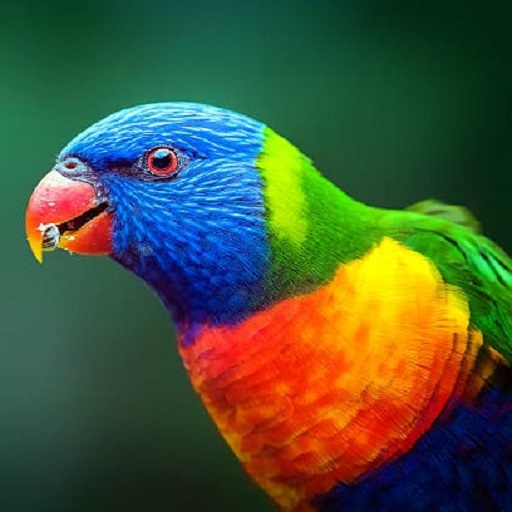
#> input picture Images/aaa.jpg, 512 x 512 px, found by its file name
$ python 'Lab_2(b).py'
#> lines starting #> are read from the running program, lines starting #| are printed output that depends on the picture
import cv2
import numpy as np
import matplotlib.pyplot as plt

def do_power_law(image, gamma):
    f_range = np.arange(0, 256)
    f_value = np.power(f_range, gamma)
    transformed_image = np.copy(image).astype(np.uint8)
    transformed_image = transformed_image/255.0


    # transformed_image = np.uint8(np.power(transformed_image, gamma) * 255)
    for i in range(image.shape[0]):
        for j in range(image.shape[1]):
            power_value = (transformed_image[i, j] ** gamma) * 255
            transformed_image[i, j] = np.uint8(power_value)
    return transformed_image, f_value, f_range


def do_inverse_log(image):
    log_image = np.copy(image).astype(np.uint8)
    log_image = log_image/255.0

    f_range = np.arange(0, 256)
    scalling_factor = 255.0 / np.log(1 + 255)
    print(scalling_factor)
    # for log operation
    # f_value = scalling_factor * np.log(1 + f_range)
    # log_image = np.uint8(scalling_factor * np.log(1 + log_image))

    # for inverse log operation
    f_value = (np.exp(f_range) ** (1/scalling_factor)) - 1
    log_image = np.uint8(np.exp(log_image*255) ** (1/scalling_factor) - 1)

    return log_image, f_value, f_range


img_path = 'Digital Image Processing/Images/aaa.jpg'
gray_image = cv2.imread(img_path,0)
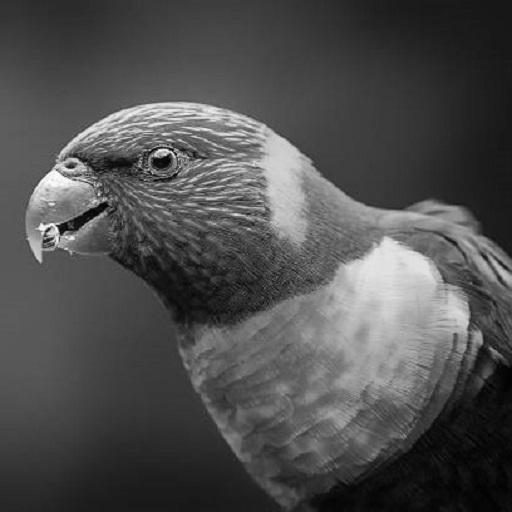
#> gray_image: shape (512, 512); min 1, max 255, mean 78.6


power = 1.5
power_law_image, f_value, f_range = do_power_law(gray_image, power)
#> after the loop in do_power_law, `for i in range(image.shape[0]):`:
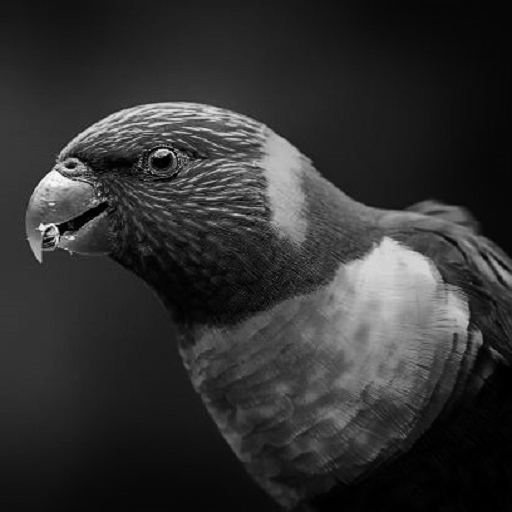
#> transformed_image: shape (512, 512) float64; min 0, max 255, mean 48.8
#> f_value = 256 values from 0 to 4072; f_range = 256 values from 0 to 255
log_image, log_f_value, log_f_range = do_inverse_log(gray_image)
#> in do_inverse_log, `log_image = np.uint8(np.exp(log_image*255) ** (1/scalling_factor) - 1)`:
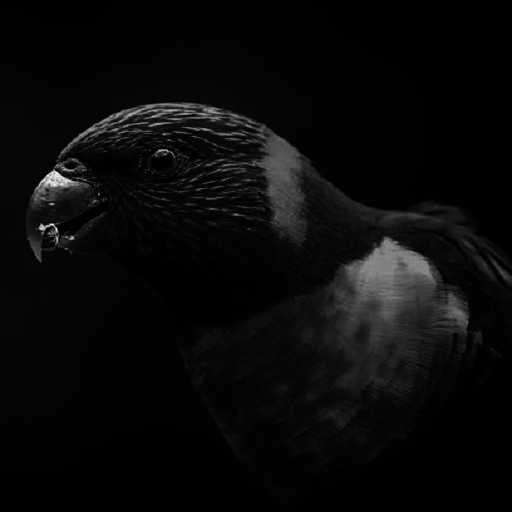
#> log_image: shape (512, 512); min 0, max 255, mean 9.8
#> log_f_value = 256 values from 0 to 255; log_f_range = 256 values from 0 to 255


plt.figure(figsize=(8, 7))
plt.subplot(3, 2, (1, 2))
plt.imshow(gray_image, cmap='gray')
plt.title('Original')
plt.subplot(3, 2, 3)
plt.plot(f_range, f_value)
plt.title(f'Transfer Function(power-{power})')
plt.subplot(3, 2, 4)
plt.imshow(power_law_image, cmap='gray')
plt.title('Transformed')
plt.subplot(3, 2, 5)
plt.plot(log_f_range, log_f_value)
plt.title('Transfer Function(inverse-log)')
plt.subplot(3, 2, 6)
plt.imshow(log_image, cmap='gray')
plt.title('Transformed')

plt.tight_layout()
plt.show()
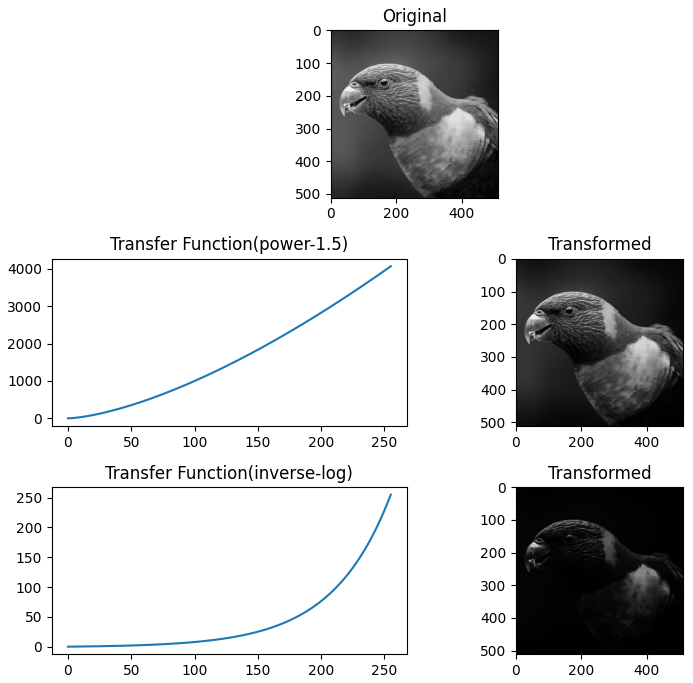
#> figure drawn by matplotlib, 5 panels; panel 2: curve peaks at x = 255, y = 4072; panel 4: curve peaks at x = 255, y = 255

$ run again, with Images/a.jpg copied over Images/aaa.jpg
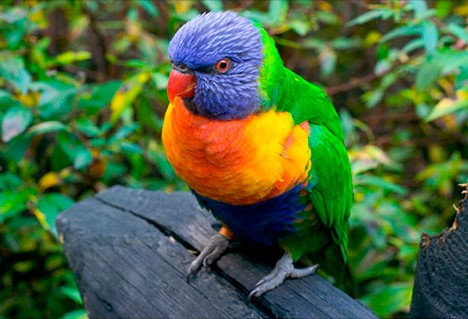
#> input picture Images/a.jpg, 468 x 319 px, found by its file name
#> after the loop in do_power_law, `for i in range(image.shape[0]):`:
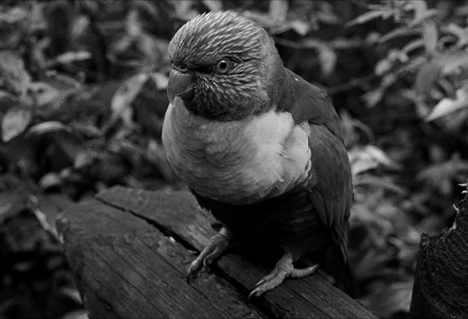
#> transformed_image: shape (319, 468) float64; min 0, max 241, mean 57.5
#> f_value = 256 values from 0 to 4072; f_range = 256 values from 0 to 255
#> in do_inverse_log, `log_image = np.uint8(np.exp(log_image*255) ** (1/scalling_factor) - 1)`:
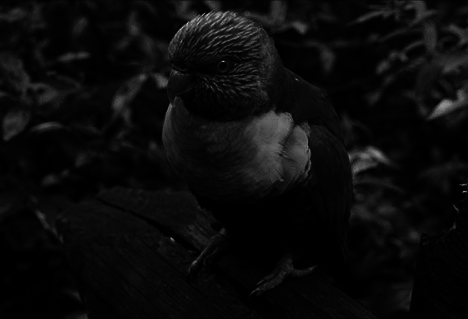
#> log_image: shape (319, 468); min 0, max 209, mean 10.3
